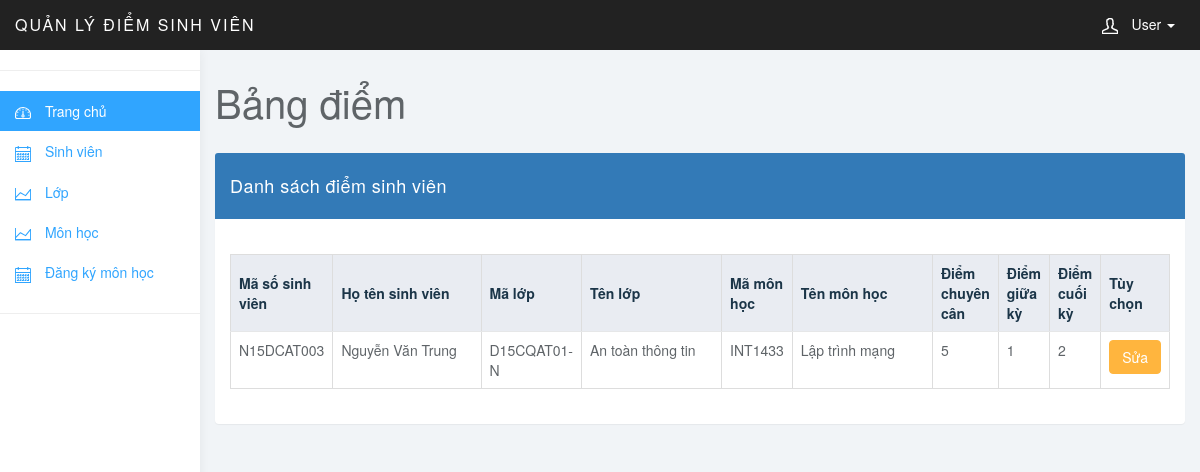
Page /qldsv/dsdsv.php on the earlier database version.
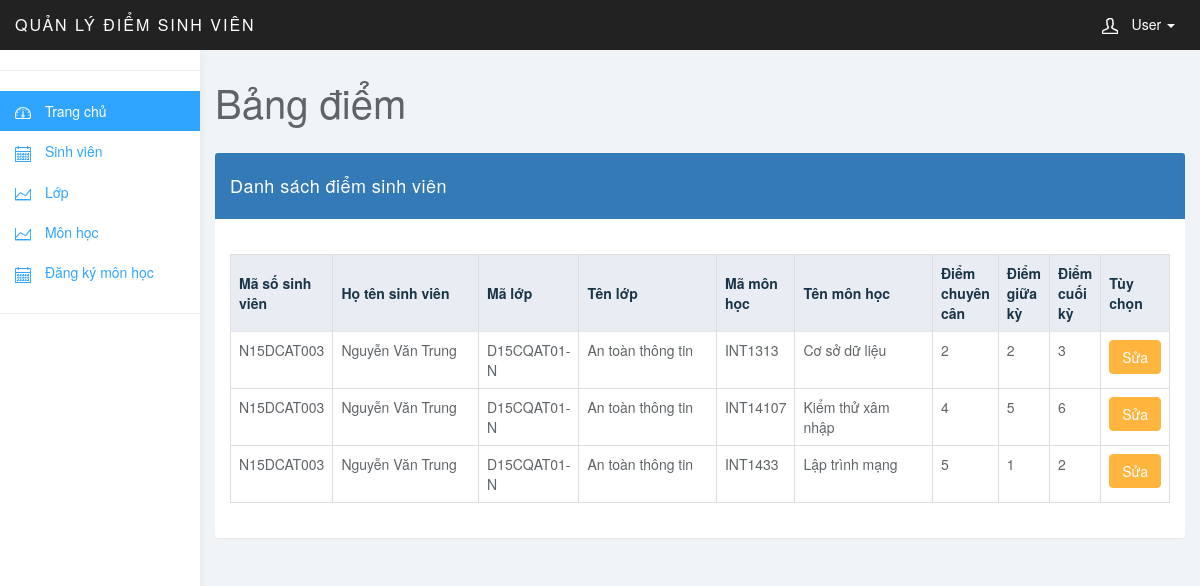
Same page on the later database version.
### tables this page shows
CREATE TABLE `diem` (
  `SV` varchar(10) NOT NULL,
  `MH` varchar(10) NOT NULL,
  `chuyencan` float DEFAULT NULL,
  `giuaky` int(11) DEFAULT NULL,
  `cuoiky` int(11) DEFAULT NULL
);

CREATE TABLE `sinhvien` (
  `MaSV` varchar(10) NOT NULL,
  `HotenSV` varchar(50) NOT NULL,
  `Lop` varchar(11) NOT NULL
);

CREATE TABLE `lop` (
  `MaLop` varchar(11) NOT NULL,
  `TenLop` varchar(50) NOT NULL
);

CREATE TABLE `monhoc` (
  `MaMH` varchar(10) NOT NULL,
  `TenMH` text NOT NULL
);

### qldsv/class/goc.php (called while the page is built, shortened)
<?php
class goc {
    public $host = "localhost";
    public $user = "root";
    public $pass = "";
    public $dbname = "qldsv";
    function __construct()
    {
        $this->db = new mysqli($this->host, $this->user, $this->pass, $this->dbname);
    }
}
?>

### qldsv/class/quantri.php (called while the page is built, shortened)
<?php
require "goc.php";
class quantri extends goc {
    function DSDSV() {
        $sql = "select SV, sinhvien.HotenSV, MaLop, TenLop,  MH, monhoc.TenMH, chuyencan, giuaky, cuoiky from diem, sinhvien, monhoc, lop where diem.SV = sinhvien.MaSV and lop.MaLop = sinhvien.Lop and diem.MH = monhoc.MaMH order by SV desc";
        $kq = $this->db->query($sql);
        return $kq;
    }
}
?>

### qldsv/dsdsv.php (the view, shortened to what this page needs)
<?php
require_once "class/quantri.php";
$qt = new quantri();
$showLoad = $qt->DSDSV();
?>
<!DOCTYPE html>
<html>
<head>
    <link href="css/bootstrap.min.css" rel="stylesheet">
    <link href="css/datepicker3.css" rel="stylesheet">
    <link href="css/styles.css" rel="stylesheet">
</head>
<body>
<?php include "menu.php"; ?>
<div class="col-sm-9 col-sm-offset-3 col-lg-10 col-lg-offset-2 main">
    <div class="row">
        <div class="col-lg-12">
            <h1 class="page-header">Bảng điểm</h1>
        </div>
    </div>
    <div class="row">
        <div class="col-xs-12 col-md-12 col-lg-12">
            <div class="panel panel-primary">
                <div class="panel-heading">Danh sách điểm sinh viên</div>
                <div class="panel-body">
                    <div class="bootstrap-table">
                        <div class="table-responsive">
                            <table class="table table-bordered" style="margin-top:20px;">
                                <thead>
                                <tr class="bg-primary">
                                    <th>Mã số sinh viên</th>
                                    <th width="30%">Họ tên sinh viên</th>
                                    <th>Mã lớp</th>
                                    <th width="30%">Tên lớp</th>
                                    <th>Mã môn học</th>
                                    <th width="30%">Tên môn học</th>
                                    <th>Điểm chuyên cân</th>
                                    <th>Điểm giữa kỳ</th>
                                    <th>Điểm cuối kỳ</th>
                                    <th>Tùy chọn</th>
                                </tr>
                                </thead>
                                <tbody>
                                <?php while ($sv = $showLoad->fetch_assoc()) { ?>
                                    <tr>
                                        <td><?=$sv['SV'] ?></td>
                                        <td><?=$sv['HotenSV'] ?></td>
                                        <td><?=$sv['MaLop'] ?></td>
                                        <td><?=$sv['TenLop'] ?></td>
                                        <td><?=$sv['MH'] ?></td>
                                        <td><?=$sv['TenMH'] ?></td>
                                        <td><?=$sv['chuyencan'] ?></td>
                                        <td><?=$sv['giuaky'] ?></td>
                                        <td><?=$sv['cuoiky'] ?></td>
                                        <td>
                                            <a href="editdiem.php?idSV=<?=$sv['SV'] ?>&idMH=<?=$sv['MH'] ?>" class="btn btn-warning"><i class="fa fa-pencil" aria-hidden="true"></i> Sửa</a>
                                        </td>
                                    </tr>
                                <?php } ?>
                                </tbody>
                            </table>
                        </div>
                    </div>
                </div>
            </div>
        </div>
    </div>
</div>
</body>
</html>

Differences in the rows shown:
added diem: SV "N15DCAT003", SV.HotenSV "Nguyễn Văn Trung", lop.MaLop "D15CQAT01-N", lop.TenLop "An toàn thông tin", MH "INT1313", MH.TenMH "Cơ sở dữ liệu", chuyencan "2", giuaky "2", cuoiky "3"
added diem: SV "N15DCAT003", SV.HotenSV "Nguyễn Văn Trung", lop.MaLop "D15CQAT01-N", lop.TenLop "An toàn thông tin", MH "INT14107", MH.TenMH "Kiểm thử xâm nhập", chuyencan "4", giuaky "5", cuoiky "6"
